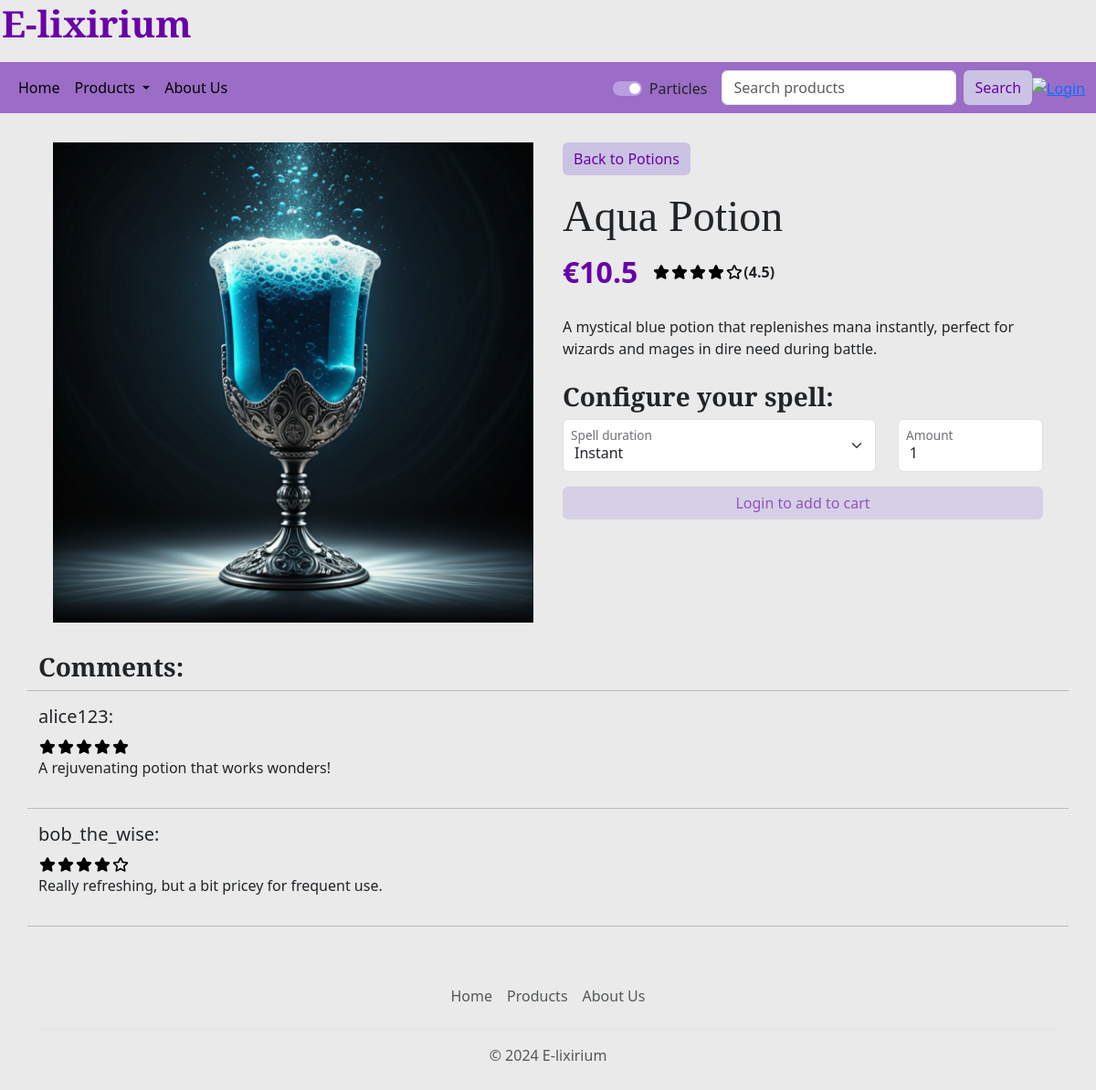
The page /?page=product&id=1 on the database its author committed.
### tables this page shows
create table PRODUCT (
     name char(30) not null,
     id_product int not null auto_increment,
     description varchar(300) not null,
     image_name char(50) not null,
     price float not null,
     amount_left int not null,
     duration varchar(30) not null,
     stars float not null,
     constraint ID_PRODUCT_ID primary key (id_product));

create table `IS` (
     name char(30) not null,
     id_product int not null,
     constraint ID_IS_ID primary key (name, id_product));

create table REVIEW (
     id_product int not null,
     username char(30) not null,
     stars int not null,
     comment varchar(300),
     constraint ID_REVIEW_ID primary key (id_product, username));

### src/index.php (called while the page is built, shortened)
<?php
require_once 'bootstrap.php';
$templateParams["title"] = "E-lixirium - Home";
$templateParams["js"] = array("global.js");
$templateParams["categories"] = $dbh->getCategories();
switch ($_GET["page"]) {
    case "product":
        if (isset($_GET["id"])) {
            $templateParams["product"] = $dbh->getProduct($_GET["id"]);
            if (count($templateParams["product"])) {
                $templateParams["title"] = "E-lixirium - " . $templateParams["product"][0]["name"];
                if (isAdminLoggedIn()) {
                    $templateParams["content"] = "product-admin.php";
                } else {
                    $templateParams["content"] = "product-user.php";
                }
            } else {
                header("Location: ?page=products");
            }
        } else {
            header("Location: ?page=products");
        }
        break;
}
require 'template/base.php';
?>

### src/db/database.php (called while the page is built, shortened)
<?php
class DatabaseHelper
{
    private $db;
    public function __construct($servername, $username, $password, $dbname, $port)
    {
        $this->db = new mysqli($servername, $username, $password, $dbname, $port);
    }
    public function getProduct($id_product)
    {
        $query = "SELECT * FROM product WHERE id_product= ?";
        $stmt = $this->db->prepare($query);
        $stmt->bind_param('s', $id_product);
        $stmt->execute();
        $result = $stmt->get_result();
        return $result->fetch_all(MYSQLI_ASSOC);
    }
    public function getCategoriesOfProduct($id_product)
    {
        $query = "SELECT is.name FROM product, `is` WHERE product.id_product = is.id_product AND product.id_product = ?";
        $stmt = $this->db->prepare($query);
        $stmt->bind_param('i', $id_product);
        $stmt->execute();
        $result = $stmt->get_result();
        return $result->fetch_all(MYSQLI_ASSOC);
    }
    public function getCategories($n = -1)
    {
        $query = "SELECT * FROM category ORDER BY RAND()";
        $stmt = $this->db->prepare($query);
        $stmt->execute();
        $result = $stmt->get_result();
        return $result->fetch_all(MYSQLI_ASSOC);
    }
    public function getReviews($id_product)
    {
        $query = "SELECT * FROM review WHERE id_product = ?";
        $stmt = $this->db->prepare($query);
        $stmt->bind_param('i', $id_product);
        $stmt->execute();
        $result = $stmt->get_result();
        return $result->fetch_all(MYSQLI_ASSOC);
    }
}
?>

### src/bootstrap.php (called while the page is built, shortened)
<?php
require_once("utils/functions.php");
require_once("db/database.php");
$dbh = new DatabaseHelper("localhost", "root", "", "e-lixirium", 3306);
?>

### src/utils/functions.php (called while the page is built, shortened)
<?php
function isUserLoggedIn()
{
    return isset($_SESSION["logged"]) && isset($_SESSION["admin"]) && $_SESSION["logged"] && !$_SESSION["admin"];
}
?>

### src/template/product-user.php (the view, shortened to what this page needs)
<?php array_push($templateParams["js"], "product.js");
$product = $templateParams["product"][0];
$category = $dbh->getCategoriesOfProduct($product["id_product"])[0]["name"]; ?>
<div class="container">
    <div class="row row-cols-1 row-cols-lg-2 m-0 justify-content-center">
        <section class="col py-3 px-0 px-lg-3">
            <img src="<?php echo UPLOAD_DIR . $product["image_name"]; ?>" alt="<?php echo $product["image_name"]; ?>"
                class="img-fluid w-100" />
        </section>
        <section class="col py-3 px-0 px-lg-3">
            <header>
                <a href="./?page=products&category=<?php echo urlencode($category); ?>"
                    class="btn btn-outline-primary mb-3 d-none d-lg-inline-block bg-light-purple border-0 text-purple">Back
                    to <?php echo $category; ?></a>
                <h2 class="d-none d-lg-block display-5"><?php echo $product["name"]; ?></h2>
                <div class="d-flex align-items-center">
                    <p class="text-purple pe-3 m-0"><strong>€<?php echo $product["price"]; ?></strong></p>
                    <?php
                    $stars = $product["stars"];
                    for ($i = 1; $i <= 5; $i++) {
                        if ($i <= $stars) {
                            echo "<img src='" . UPLOAD_DIR . "star-full.svg' alt='Filled star' />";
                        } else {
                            echo "<img src='" . UPLOAD_DIR . "star-empty.svg' alt='Empty star' />";
                        }
                    }
                    ?>
                    <p class="m-0 fw-semibold">(<?php echo $stars; ?>)</p>
                </div>
                <p class="my-4"><?php echo $product["description"]; ?></p>
            </header>
            <section>
                <h3>Configure your spell:</h3>
                <form action="#" method="POST">
                    <div class="row">
                        <div class="form-floating col-8">
                            <select class="form-select" id="duration" name="duration" aria-label="Spell duration">
                                <option selected value="<?php echo $product["id_product"]; ?>">
                                    <?php echo $product["duration"]; ?>
                                </option>
                            </select>
                            <label class="m-2 mt-0" for="duration">Spell duration</label>
                        </div>
                        <div class="form-floating col-4">
                            <input type="number" id="amount" name="amount" class="form-control" required value="1"
                                min="1" max="<?php echo $product["amount_left"]; ?>" />
                            <label class="m-2 mt-0" for="amount">Amount</label>
                        </div>
                    </div>
                    <button type="submit" class="btn btn-primary w-100 my-3 bg-light-purple border-0 text-purple" <?php if ($product["amount_left"] < 1 || !isUserLoggedIn())
                        echo "disabled"; ?>>
                        <?php
                        if ($product["amount_left"] < 1) {
                            echo "Product finished";
                        } elseif (!isUserLoggedIn()) {
                            echo "Login to add to cart";
                        } else {
                            echo "Add to cart";
                        }
                        ?>
                    </button>
                </form>
            </section>
        </section>
    </div>
    <section class="row pt-3">
        <h3>Comments:</h3>
        <hr />
        <?php
        $comments = $dbh->getReviews($product["id_product"]);
        if (count($comments) > 0):
            foreach ($comments as $comment): ?>
                <div class="mb-3">
                    <h4 class="h5"><?php echo htmlspecialchars($comment["username"]); ?>:</h4>
                    <?php
                    $stars = $comment["stars"];
                    for ($i = 1; $i <= 5; $i++) {
                        if ($i <= $stars) {
                            echo "<img src='" . UPLOAD_DIR . "star-full.svg' alt='Filled star' />";
                        } else {
                            echo "<img src='" . UPLOAD_DIR . "star-empty.svg' alt='Empty star' />";
                        }
                    }
                    ?>
                    <p><?php echo htmlspecialchars($comment["comment"]); ?></p>
                </div>
                <hr />
            <?php endforeach;
        else: ?>
            <p>No comments yet. Be the first to comment!</p>
        <?php endif; ?>
    </section>
</div>

### src/css/style.css (style rules this page uses)
article div img, section.col header img, div.container section.row img, div.container-fluid section div div div.card div.card-body div img { width: 20px; height: auto; }
h1, h2, h3 { font-family: 'Cinzel', 'Times New Roman', serif; font-weight: bold; }
section.col p>strong { font-size: xx-large; }
.bg-platinum { background-color: rgb(234, 234, 234) !important; }
.bg-light-purple { background-color: rgba(203, 195, 227, 1) !important; }
.text-purple { color: rgb(105, 0, 168) !important; }

### rows shown on the page
product: image_name (picture), id_product.name "Potions", name "Aqua Potion", price "10.5", stars "4.5", description "A mystical blue potion that replenishes mana instantly, perfect for wizards and mages in dire need during battle.", duration "Instant"
review: username "alice123", stars 5 (drawn), comment "A rejuvenating potion that works wonders!"
review: username "bob_the_wise", stars 4 (drawn), comment "Really refreshing, but a bit pricey for frequent use."
